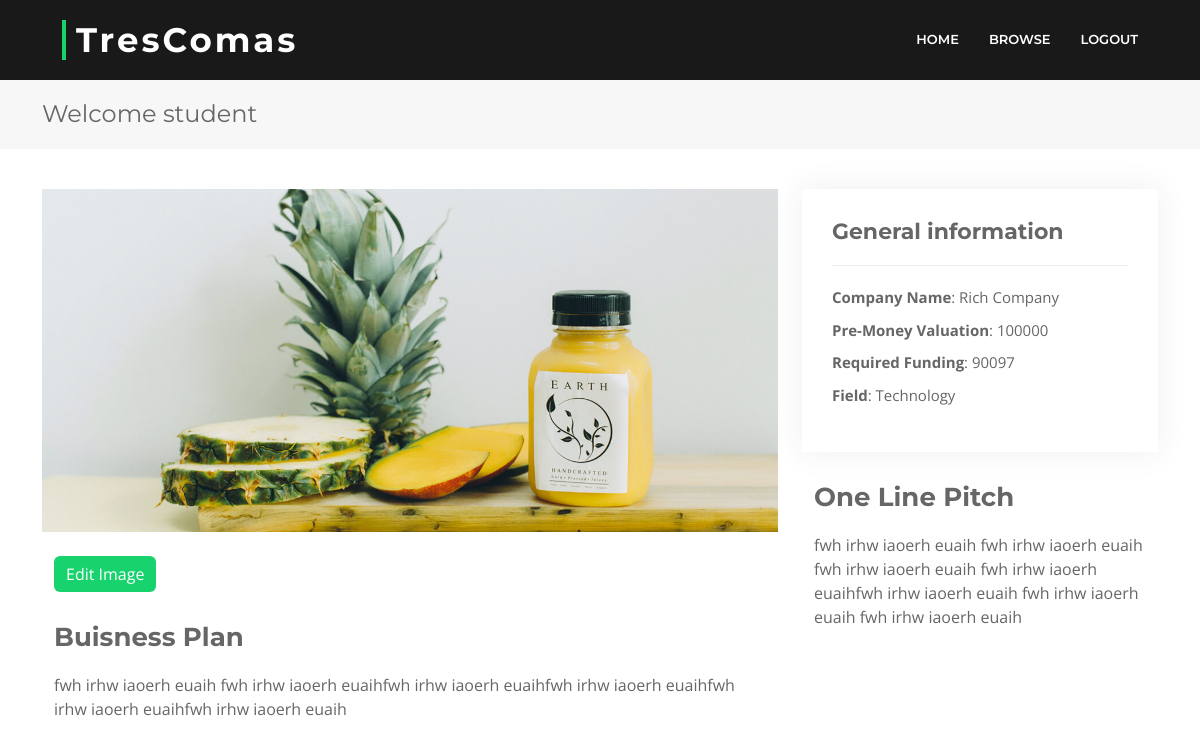
Screenshot of /yprofile/ee with the database file from the repository.
### testx/models.py (models this page shows, shortened)
class Enterp(models.Model):
    user = models.OneToOneField(User, on_delete=models.CASCADE, default=None)
    name = models.CharField(max_length=100)
    username = models.CharField(max_length=100)
    companyname = models.CharField(max_length=100, default="")
    email = models.CharField(max_length=100)
    bplan = models.CharField(max_length=1000, default="Not Shared Yet")
    qpitch = models.CharField(max_length=1000, default="Not Shared Yet")
    cfunds = models.CharField(max_length=1000, default="Not Shared Yet")
    rfunding = models.CharField(max_length=1000, default="Not Shared Yet")
    field = models.CharField(max_length=1000, default="General")
    image = models.ImageField(default='1920-1.jpg')

### testx/views.py (the view, shortened to what this page needs)
# urls.py: path('yprofile/<str:pk>', views.yprofile, name="yprofile"),
def yprofile(request, pk):
    obj = Investor.objects.filter(username = pk).first()
    if obj is None:
        obj=Enterp.objects.filter(username = pk).first()
        return render(request, 'yourprofile.html', {'obj': obj})
    return render(request, 'yourprofile.html', {'obj': obj})

### template/yourprofile.html (shortened to what this page needs)
{% load static %}
<!DOCTYPE html>
<html lang="en">
<head>
  <link href="{% static '/vendor/animate.css/animate.min.css' %}" rel="stylesheet">
  <link href="{% static '/vendor/aos/aos.css' %}" rel="stylesheet">
  <link href="{% static '/vendor/bootstrap/css/bootstrap.min.css' %}" rel="stylesheet">
  <link href="{% static '/vendor/bootstrap-icons/bootstrap-icons.css' %}" rel="stylesheet">
  <link href="{% static '/vendor/glightbox/css/glightbox.min.css' %}" rel="stylesheet">
  <link href="{% static '/vendor/swiper/swiper-bundle.min.css' %}" rel="stylesheet">
  <link href="{% static '/css/style.css'%}" rel="stylesheet">
</head>
<body>
  <header id="header" class="fixed-top d-flex align-items-center header">
    <div class="container-fluid">
      <div class="row justify-content-center align-items-center">
        <div class="col-xl-11 d-flex align-items-center justify-content-between">
          <h1 class="logo"><a href="/" >TresComas</a></h1>
          <nav id="navbar" class="navbar">
            <ul>
              <li><a class="nav-link " href="/">Home</a></li>
              <li><a class="nav-link " href="/browse">Browse</a></li>
              <li><a class="nav-link " href="/logout">Logout</a></li>
            </ul>
          </nav>
        </div>
      </div>
    </div>
  </header>
  <main id="main">
    <section class="breadcrumbs">
      <div class="container">
        <div class="d-flex justify-content-between align-items-center">
          <h2> Welcome {{obj.name}}</h2>
        </div>
      </div>
    </section>
    {% if user.is_staff %}
    <section id="portfolio-details" class="portfolio-details">
      <div class="container">
        <div class="row gy-4">
          <div class="col-lg-8">
            <div class="portfolio-details-slider swiper">
              <div class="swiper-wrapper align-items-center">
                <div class="swiper-slide">
                  <img src="{{obj.image.url}}" alt="">
                </div>
              </div>
              <div class="container mt-4">
                <a onclick="editphoto()"><button class="btn btn-primary" style="color: white; background:#18d26e; border: #18d26e; transition: 0.5s;">Edit Profile Photo</button></a>
                <br/>
                <div id="photo"></div>
                <div class="portfolio-description ">
                    <h2>About Investor</h2>
                    <p>
                      {{obj.details}}
                    </p>
                  </div>
              </div>
            </div>
          </div>
          <div class="col-lg-4">
            <div class="portfolio-info">
              <h3>General information</h3>
              <ul>
                <li><strong>Firm Name</strong>: {{obj.firmname}}</li>
                <li><strong>Networth</strong>: {{obj.networth}}</li>
                <li><strong>Equity Holdings</strong>: {{obj.comphold}}</li>
                <li><strong>Field of Interest</strong>: {{obj.invfield}}</li>
              </ul>
            </div>
            <div class="portfolio-description container">
              <h2>About Investor</h2>
              <p>
                {{obj.details}}
              </p>
            </div>
          </div>
        </div>
      </div>
    </section>
    {% else %}
    <section id="portfolio-details" class="portfolio-details">
        <div class="container">
          <div class="row gy-4">
            <div class="col-lg-8">
              <div class="portfolio-details-slider swiper">
                <div class="swiper-wrapper align-items-center">
                  <div class="swiper-slide">
                    <img src="{{obj.image.url}}" alt="">
                  </div>
                </div>
                <div class="container mt-4">
                  <a onclick="editphoto()"><button class="btn btn-primary" style="color: white; background:#18d26e; border: #18d26e; transition: 0.5s;">Edit Image</button></a>
                  <br/>
                  <div class="portfolio-description ">
                      <h2>Buisness Plan</h2>
                      <p>
                        {{obj.bplan}}
                      </p>
                    </div>
                </div>
              </div>
            </div>
            <div class="col-lg-4">
              <div class="portfolio-info">
                <h3>General information</h3>
                <ul>
                  <li><strong>Company Name</strong>: {{obj.companyname}}</li>
                  <li><strong>Pre-Money Valuation</strong>: {{obj.cfunds}}</li>
                  <li><strong>Required Funding</strong>: {{obj.rfunding}}</li>
                  <li><strong>Field</strong>: {{obj.field}}</li>
                </ul>
              </div>
              <div class="portfolio-description container">
                <h2>One Line Pitch</h2>
                <p>
                  {{obj.qpitch}}
                </p>
              </div>
            </div>
          </div>
        </div>
      </section>
    {% endif%}
  </main>
  </body>
  </html>

### static/css/style.css (style rules this page uses)
body { background: #fff; color: #666666; font-family: "Open Sans", sans-serif; }
a { color: #18d26e; transition: 0.5s; text-decoration: none; }
p { padding: 0; margin: 0 0 30px 0; }
h1, h2, h3, h4, h5, h6 { font-family: "Montserrat", sans-serif; font-weight: 400; margin: 0 0 20px 0; padding: 0; }
#header { transition: all 0.5s; z-index: 997; background: rgba(0, 0, 0, 0.9); height: 80px; }
#header .logo { font-size: 34px; margin: 0; padding: 0; font-family: "Montserrat", sans-serif; font-weight: 700; letter-spacing: 3px; padding-left: 10px; border-left: 4px solid #18d26e; }
#header .logo a { color: #fff; }
.navbar { padding: 0; }
.navbar ul { margin: 0; padding: 0; display: flex; list-style: none; align-items: center; }
.navbar li { position: relative; }
.navbar a, .navbar a:focus { display: flex; align-items: center; justify-content: space-between; padding: 10px 0 10px 30px; font-family: "Montserrat", sans-serif; font-size: 13px; font-weight: 600; color: #fff; white-space: nowrap; text-transform: uppercase; transition: 0.3s; }
section { overflow: hidden; }
.breadcrumbs { padding: 20px 0; background-color: #f7f7f7; min-height: 40px; margin-top: 80px; }
.breadcrumbs h2 { font-size: 24px; margin-bottom: 0; font-weight: 400; }
.portfolio-details { padding-top: 40px; }
.portfolio-details .portfolio-details-slider img { width: 100%; }
.portfolio-details .portfolio-info { padding: 30px; box-shadow: 0px 0 30px rgba(51, 51, 51, 0.08); }
.portfolio-details .portfolio-info h3 { font-size: 22px; font-weight: 700; margin-bottom: 20px; padding-bottom: 20px; border-bottom: 1px solid #eee; }
.portfolio-details .portfolio-info ul { list-style: none; padding: 0; font-size: 15px; }
.portfolio-details .portfolio-info ul li+li { margin-top: 10px; }
.portfolio-details .portfolio-description { padding-top: 30px; }
.portfolio-details .portfolio-description h2 { font-size: 26px; font-weight: 700; margin-bottom: 20px; }
.portfolio-details .portfolio-description p { padding: 0; }

### rows the page displays
Enterp: name "student", image (picture), bplan "fwh irhw iaoerh euaih fwh irhw iaoerh euaihfwh irhw iaoerh euaihfwh irhw iaoerh euaihfwh irhw iaoerh euaihfwh irhw iaoerh euaih", companyname "Rich Company", cfunds "100000", rfunding "90097", field "Technology", qpitch "fwh irhw iaoerh euaih fwh irhw iaoerh euaih fwh irhw iaoerh euaih fwh irhw iaoerh euaihfwh irhw iaoerh euaih fwh irhw iaoerh euaih fwh irhw iaoerh euaih"
